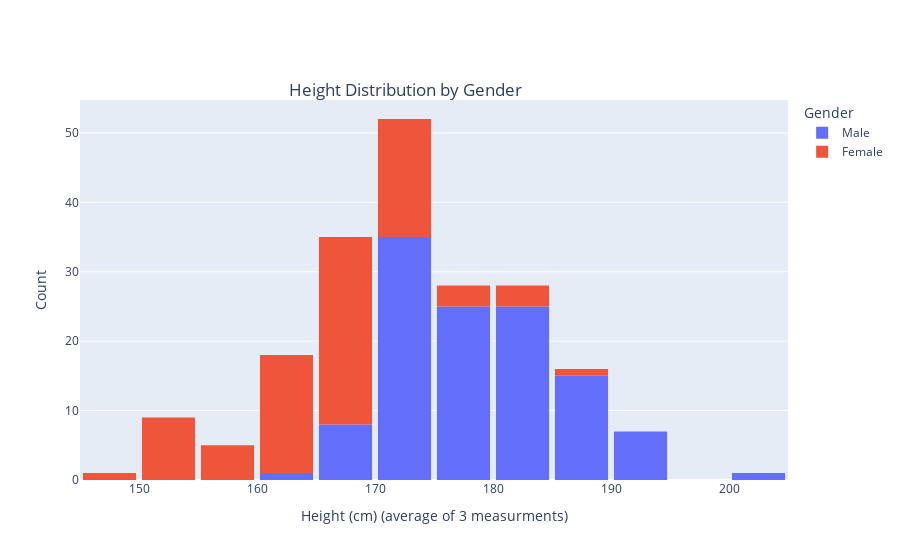

Source (notebook cell):
### Code cell
fig = px.histogram(
    df, 
    x='Height', 
    color='Gender',  # Separate histograms by gender
    title='Height Distribution by Gender'
)

fig.update_layout(
    xaxis_title='Height (cm) (average of 3 measurments)',
    yaxis_title='Count',
    bargap=0.1,  # Adjust the gap between bars
    title_x=0.45,  # Middle align the title horizontally (0.5 is the center)
    title_y=0.85  # Middle align the title vertically (0.95 is slightly below the center)
)

fig.show()

### Figure 1 — Plotly figure (JSON) as saved in the notebook; plotly's stock layout.template omitted (floating-point values rounded to 4 significant figures)
{"data": [{"alignmentgroup": "True", "bingroup": "x", "hovertemplate": "Gender=Male<br>Height=%{x}<br>count=%{y}<extra></extra>", "legendgroup": "Male", "marker": {"color": "#636efa", "pattern": {"shape": ""}}, "name": "Male", "offsetgroup": "Male", "orientation": "v", "showlegend": true, "type": "histogram", "x": [174, 202, 182.3, 184, 180.7, 180, 192, 186.7, 187.7, 181.3, 180.7, 178.7, 179.7, 188.7, 176, 190.7, 170.3, 176.7, 180, 184.3, 170, 173.7, 177.3, 176.7, 191.3, 190, 173, 169, 178.3, 167, 171, 168.7, 173.3, 180, 182, 181, 185, 174, 184.7, 172, 186, 177.3, 166.3, 177.3, 178, 189, 173, 177, 193, 172.3, 183.7, 170, 187.3, 172.7, 185, 185, 178, 182.3, 177.3, 173, 185, 186.7, 176, 166, 175, 193.3, 174.3, 171, 171, 175, 173, 168.7, 184, 174.7, 174, 186, 182, 182, 170.3, 177.7, 182.7, 178, 168, 184, 172.7, 173.3, 169.7, 176, 179.3, 182, 164, 170, 192, 182.3, 177, 178, 180, 170, 176.7, 181, 182, 172, 177.7, 170, 187.7, 184.7, 174.7, 172.7, 173, 185, 174, 186.3, 173, 176.7, 172, 174, 174.7], "xaxis": "x", "yaxis": "y"}, {"alignmentgroup": "True", "bingroup": "x", "hovertemplate": "Gender=Female<br>Height=%{x}<br>count=%{y}<extra></extra>", "legendgroup": "Female", "marker": {"color": "#EF553B", "pattern": {"shape": ""}}, "name": "Female", "offsetgroup": "Female", "orientation": "v", "showlegend": true, "type": "histogram", "x": [169.7, 158, 170, 172, 171.3, 160.7, 167.7, 168, 159, 166, 163, 176, 167, 170.3, 162, 162, 170, 165, 168.7, 185.7, 178, 167.3, 153.3, 168, 173.7, 167, 153.7, 180, 174, 154, 168, 169, 161.7, 184, 181.3, 163, 169.3, 165.3, 152, 165.7, 166, 162.3, 169.3, 165.7, 165.7, 154.7, 169, 160.3, 163, 162, 160.3, 165, 170, 167, 174.3, 153, 159, 167, 161, 173.3, 153, 162.3, 165.3, 175, 154.7, 155, 161.3, 174, 157.7, 168, 168, 172, 170, 173, 161, 172, 148, 172, 153, 161, 170, 164, 165], "xaxis": "x", "yaxis": "y"}], "layout": {"bargap": 0.1, "barmode": "relative", "legend": {"title": {"text": "Gender"}, "tracegroupgap": 0}, "title": {"text": "Height Distribution by Gender", "x": 0.45, "y": 0.85}, "xaxis": {"anchor": "y", "domain": [0, 1], "title": {"text": "Height (cm) (average of 3 measurments)"}}, "yaxis": {"anchor": "x", "domain": [0, 1], "title": {"text": "Count"}}}}
